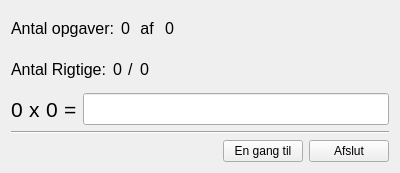
<?xml version="1.0" encoding="UTF-8"?>
<ui version="4.0">
 <class>GangeOpgaver</class>
 <widget class="QWidget" name="GangeOpgaver">
  <property name="geometry">
   <rect>
    <x>0</x>
    <y>0</y>
    <width>400</width>
    <height>173</height>
   </rect>
  </property>
  <property name="windowTitle">
   <string>Gange-opgaver</string>
  </property>
  <property name="windowIcon">
   <iconset resource="img.qrc">
    <normaloff>:/img/logo.ico</normaloff>:/img/logo.ico</iconset>
  </property>
  <property name="toolTip">
   <string>Afslut med ENTER</string>
  </property>
  <layout class="QVBoxLayout" name="verticalLayout">
   <item>
    <layout class="QHBoxLayout" name="horizontalLayout">
     <item>
      <widget class="QLabel" name="labAntalText">
       <property name="font">
        <font>
         <pointsize>12</pointsize>
        </font>
       </property>
       <property name="text">
        <string>Antal opgaver:</string>
       </property>
      </widget>
     </item>
     <item>
      <widget class="QLabel" name="labSolved">
       <property name="font">
        <font>
         <pointsize>12</pointsize>
        </font>
       </property>
       <property name="text">
        <string notr="true">0</string>
       </property>
      </widget>
     </item>
     <item>
      <widget class="QLabel" name="labAfMax">
       <property name="font">
        <font>
         <pointsize>12</pointsize>
        </font>
       </property>
       <property name="text">
        <string> af </string>
       </property>
      </widget>
     </item>
     <item>
      <widget class="QLabel" name="labAntal">
       <property name="font">
        <font>
         <pointsize>12</pointsize>
        </font>
       </property>
       <property name="text">
        <string notr="true">0</string>
       </property>
      </widget>
     </item>
     <item>
      <spacer name="horizontalSpacer">
       <property name="orientation">
        <enum>Qt::Horizontal</enum>
       </property>
       <property name="sizeHint" stdset="0">
        <size>
         <width>40</width>
         <height>20</height>
        </size>
       </property>
      </spacer>
     </item>
    </layout>
   </item>
   <item>
    <layout class="QHBoxLayout" name="horizontalLayout_2">
     <item>
      <widget class="QLabel" name="labTextRigtige">
       <property name="font">
        <font>
         <pointsize>12</pointsize>
        </font>
       </property>
       <property name="text">
        <string>Antal Rigtige:</string>
       </property>
      </widget>
     </item>
     <item>
      <widget class="QLabel" name="labRigtige">
       <property name="font">
        <font>
         <pointsize>12</pointsize>
        </font>
       </property>
       <property name="text">
        <string notr="true">0</string>
       </property>
      </widget>
     </item>
     <item>
      <widget class="QLabel" name="labAf">
       <property name="font">
        <font>
         <pointsize>12</pointsize>
        </font>
       </property>
       <property name="text">
        <string notr="true">/</string>
       </property>
      </widget>
     </item>
     <item>
      <widget class="QLabel" name="labMulige">
       <property name="font">
        <font>
         <pointsize>12</pointsize>
        </font>
       </property>
       <property name="text">
        <string notr="true">0</string>
       </property>
      </widget>
     </item>
     <item>
      <spacer name="horizontalSpacer_2">
       <property name="orientation">
        <enum>Qt::Horizontal</enum>
       </property>
       <property name="sizeHint" stdset="0">
        <size>
         <width>40</width>
         <height>20</height>
        </size>
       </property>
      </spacer>
     </item>
    </layout>
   </item>
   <item>
    <layout class="QHBoxLayout" name="horizontalLayout_3">
     <item>
      <widget class="QLabel" name="labFirst">
       <property name="font">
        <font>
         <pointsize>16</pointsize>
        </font>
       </property>
       <property name="text">
        <string notr="true">0</string>
       </property>
      </widget>
     </item>
     <item>
      <widget class="QLabel" name="labGangeTegn">
       <property name="font">
        <font>
         <pointsize>16</pointsize>
        </font>
       </property>
       <property name="text">
        <string notr="true">x</string>
       </property>
      </widget>
     </item>
     <item>
      <widget class="QLabel" name="labSecond">
       <property name="font">
        <font>
         <pointsize>16</pointsize>
        </font>
       </property>
       <property name="text">
        <string notr="true">0</string>
       </property>
      </widget>
     </item>
     <item>
      <widget class="QLabel" name="labLigMed">
       <property name="font">
        <font>
         <pointsize>16</pointsize>
        </font>
       </property>
       <property name="text">
        <string notr="true">=</string>
       </property>
      </widget>
     </item>
     <item>
      <widget class="QLineEdit" name="leResult">
       <property name="font">
        <font>
         <pointsize>15</pointsize>
        </font>
       </property>
      </widget>
     </item>
    </layout>
   </item>
   <item>
    <widget class="Line" name="line">
     <property name="orientation">
      <enum>Qt::Horizontal</enum>
     </property>
    </widget>
   </item>
   <item>
    <layout class="QHBoxLayout" name="horizontalLayout_4">
     <item>
      <widget class="QLabel" name="labElapsed">
       <property name="text">
        <string/>
       </property>
      </widget>
     </item>
     <item>
      <spacer name="horizontalSpacer_4">
       <property name="orientation">
        <enum>Qt::Horizontal</enum>
       </property>
       <property name="sizeHint" stdset="0">
        <size>
         <width>40</width>
         <height>20</height>
        </size>
       </property>
      </spacer>
     </item>
     <item>
      <widget class="QPushButton" name="btnOnceMore">
       <property name="text">
        <string>En gang til</string>
       </property>
      </widget>
     </item>
     <item>
      <widget class="QPushButton" name="btnExit">
       <property name="text">
        <string>Afslut</string>
       </property>
      </widget>
     </item>
    </layout>
   </item>
  </layout>
 </widget>
 <resources>
  <include location="img.qrc"/>
 </resources>
 <connections/>
</ui>
